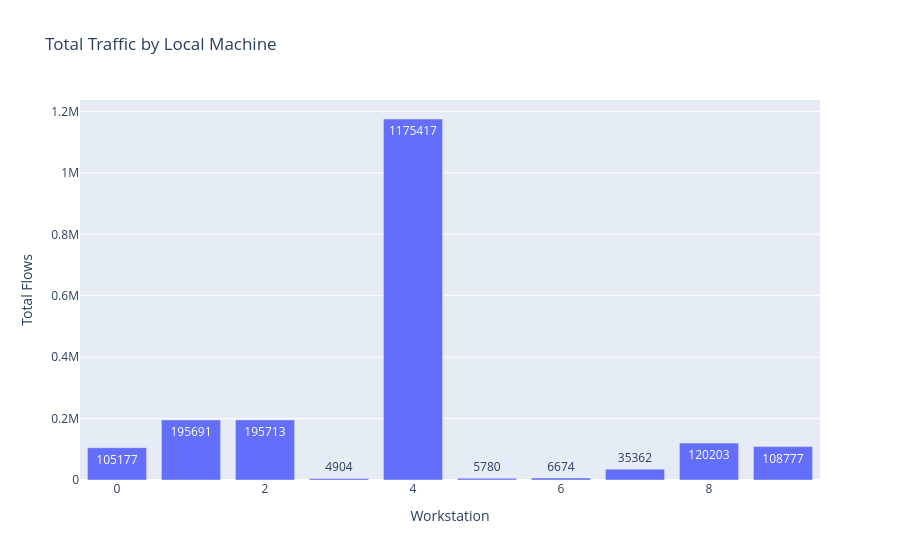

The cell this chart's notebook holds for it:
### Markdown cell above
## EDA

### Code cell
traffic_by_ip = (df.groupby('l_ipn')['f'].sum().reset_index().sort_values(by='f', ascending=False))

fig = px.bar(traffic_by_ip,x='l_ipn',y='f',text='f',labels={'f': 'Total Flows', 'l_ipn': 'Workstation'},title='Total Traffic by Local Machine')

fig.show()

### Figure 1 — Plotly figure (JSON) as saved in the notebook; plotly's stock layout.template omitted (floating-point values rounded to 4 significant figures)
{"data": [{"hovertemplate": "Workstation=%{x}<br>Total Flows=%{text}<extra></extra>", "legendgroup": "", "marker": {"color": "#636efa", "pattern": {"shape": ""}}, "name": "", "orientation": "v", "showlegend": false, "text": [1175000.0, 195700.0, 195700.0, 120200.0, 108800.0, 105200.0, 35360.0, 6674.0, 5780.0, 4904.0], "textposition": "auto", "type": "bar", "x": [4, 2, 1, 8, 9, 0, 7, 6, 5, 3], "xaxis": "x", "y": [1175417, 195713, 195691, 120203, 108777, 105177, 35362, 6674, 5780, 4904], "yaxis": "y"}], "layout": {"barmode": "relative", "legend": {"tracegroupgap": 0}, "title": {"text": "Total Traffic by Local Machine"}, "xaxis": {"anchor": "y", "domain": [0, 1], "title": {"text": "Workstation"}}, "yaxis": {"anchor": "x", "domain": [0, 1], "title": {"text": "Total Flows"}}}}
